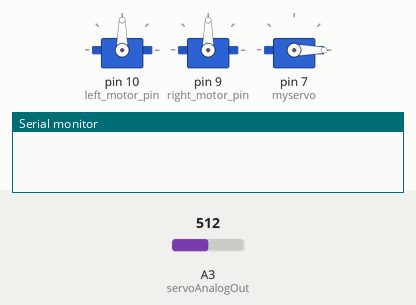
This program was run on a simulated Arduino Uno, built with avr-gcc and run on an emulated ATmega328P. On the bench: 3 × servo, the last lines printed to the serial monitor. The inputs (shaded band) are chosen by the test bench; at power-on: A3 (servoAnalogOut) = 512.

Above: at 0.1 s.
At 9.2 s:
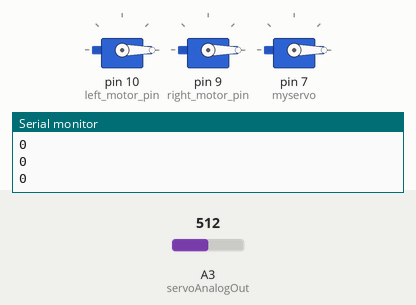
9.3 s: A3 (servoAnalogOut) set to 306
At 10.1 s:
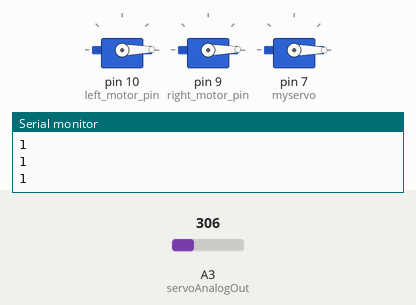
Timing chart, 0 to 12.3 s (numbered marks = the images above; inputs shaded):
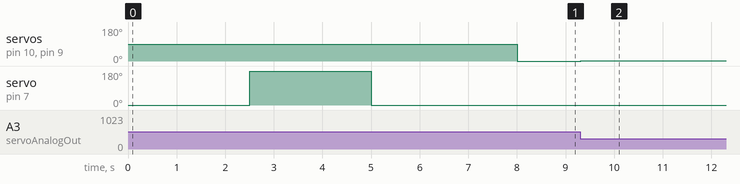

The program:

main.cpp
```cpp
#include<Arduino.h>
#include "MPU9250.h"
#include <Servo.h>
// an MPU9250 object with the MPU-9250 sensor on I2C bus 0 with address 0x68
MPU9250 IMU(Wire,0x68);
Servo Left;
Servo Right;

int left_motor_pin = 10;
int right_motor_pin = 9;

int status;
int left_motor_value;
int right_motor_value;
// testing

Servo myservo;  // create servo object to control a servo
const int servoAnalogOut = A3; //The new Servo Pin
unsigned int servoValue0Deg, servoValue180Deg; // Vaiables to store min and max values of servo's pot
int pos = 0;    // variable to store the servo position
int motor_speed;


void calibration(){
  myservo.write(0); //set the servo to 0 position
  delay(2000); //wait for the servo to reach there
  servoValue0Deg= analogRead(servoAnalogOut); // Pot value at 0 degrees
  Serial.println("Pot value for 0 deg is " + String(servoValue0Deg)); // Print it!
  delay(500); //fancy delay
  myservo.write(180); //go to 180 degrees
  delay(2000); //wait for the servo to reach there
  servoValue180Deg= analogRead(servoAnalogOut); //pot value at 180 deg
  Serial.println("Pot value for 180 deg is " + String(servoValue180Deg));
  delay(500); //fancy delay
  Serial.println("Now going to 000 Degrees"); //It does what it says
  myservo.write(0);// going to 90 degrees
  delay(2000);// wait for it to reach there
  myservo.detach(); // stop the PWM so that we can freely move the servo
  delay(1000);
}

void setup() {
  // serial to display data
  Serial.begin(9600);
  while(!Serial) {}

  // start communication with IMU
  status = IMU.begin();
  if (status < 0) {
    Serial.println("IMU initialization unsuccessful");
    Serial.println("Check IMU wiring or try cycling power");
    Serial.print("Status: ");
    Serial.println(status);
    while(1) {}
  }
  // setting the accelerometer full scale range to +/-8G
  IMU.setAccelRange(MPU9250::ACCEL_RANGE_8G);
  // setting the gyroscope full scale range to +/-500 deg/s
  IMU.setGyroRange(MPU9250::GYRO_RANGE_500DPS);
  // setting DLPF bandwidth to 20 Hz
  IMU.setDlpfBandwidth(MPU9250::DLPF_BANDWIDTH_20HZ);
  // setting SRD to 19 for a 50 Hz update rate
  IMU.setSrd(19);

  // motor setting
  Left.attach(left_motor_pin,1000,2000);
  Right.attach(right_motor_pin,1000,2000);


  //testing
  myservo.attach(7);
  // attaches the servo on pin 9 to the servo object
  calibration();
}

void loop() {
  // read the sensor
  /*
  IMU.readSensor();

  // display the data
  Serial.print(IMU.getAccelX_mss(),6);
  Serial.print("\t");
  Serial.print(IMU.getAccelY_mss(),6);
  Serial.print("\t");
  Serial.print(IMU.getAccelZ_mss(),6);
  Serial.print("\t");
  Serial.print(IMU.getGyroX_rads(),6);
  Serial.print("\t");
  Serial.print(IMU.getGyroY_rads(),6);
  Serial.print("\t");
  Serial.print(IMU.getGyroZ_rads(),6);
  Serial.print("\t");
  Serial.print(IMU.getMagX_uT(),6);
  Serial.print("\t");
  Serial.print(IMU.getMagY_uT(),6);
  Serial.print("\t");
  Serial.print(IMU.getMagZ_uT(),6);
  Serial.print("\t");
  Serial.println(IMU.getTemperature_C(),6);
  delay(20);
  */
  motor_speed = map(analogRead(servoAnalogOut),servoValue0Deg,servoValue180Deg, 0, 255);
  if(motor_speed < 0){
    motor_speed = 0;
  }
  Serial.println(motor_speed);
  Left.write(motor_speed);
  Right.write(motor_speed);
  delay(100);
}
```

Measured:
- after the input at 9.3 s, servo on pin 10 (left_motor_pin), servo on pin 9 (right_motor_pin): 0° → 1° at once
